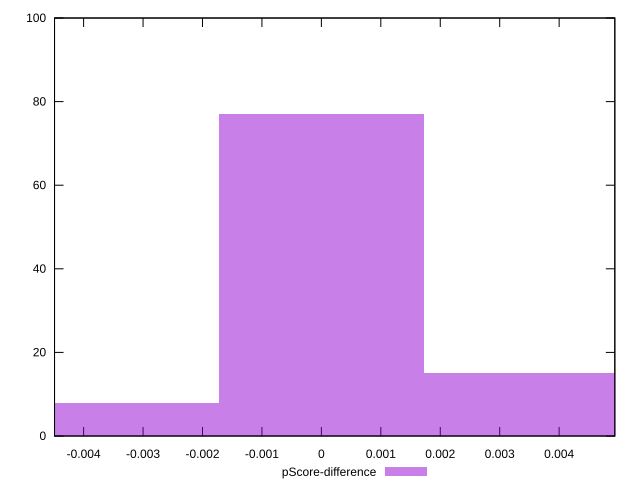

Recreate this plot in gnuplot.
reset

$pScoreDifference <<EOF
0 77
0.0034539861926130414 15
-0.0034539861926130414 8
EOF

set key outside below
set boxwidth 0.0034539861926130414
set xrange [-0.004489166736602823:0.0049366666666667]
set yrange [0:100]
set trange [0:100]
set style fill transparent solid 0.5 noborder
set terminal svg size 640, 490 enhanced background rgb 'white'
set output "report_00017_2021-02-10T15-08-03.406Z/uses-rel-preconnect/samples/pages+cached/pScore-difference/histogram.svg"

plot $pScoreDifference title "pScore-difference" with boxes

reset
